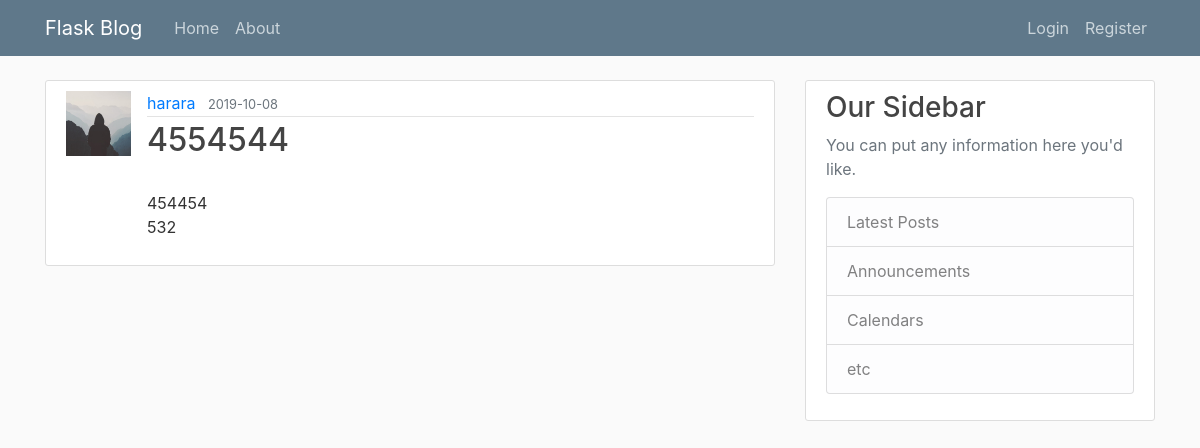
The page /post/18 on the database its author committed.
### flaskblogmy/models.py (models this page shows, shortened)
class User(db.Model, UserMixin): # db.Model lets know this is a table. 4 methods expected in loginManager - is_authenticated, is_active, is_anonymous, get_id - instead class from extention UserMixin
    id = db.Column(db.Integer, primary_key = True) # - primary key = "unique id for user"
    username = db.Column(db.String(20), unique = True, nullable = False)
    email = db.Column(db.String(120), unique = True, nullable = False)
    image_file = db.Column(db.String(20), nullable = False, default = 'default.jpg')
    password = db.Column(db.String(60), nullable = False)
    posts = db.relationship('Post', backref = 'author', lazy = True) # Cant be seen in SQL file 1 - relation to post model, 2 - get author from post, 3 - ability to get all post by user

class Post(db.Model):
    id = db.Column(db.Integer, primary_key = True)
    title = db.Column(db.String(100), nullable = False)
    date_posted = db.Column(db.DateTime, nullable = False, default = datetime.utcnow) #not utcnow() - need to import as a function
    content = db.Column(db.Text, nullable = False)
    user_id = db.Column(db.Integer, db.ForeignKey('user.id'), nullable = False) # lower case u! for table.column name, not class

### flaskblogmy/posts/routes.py (the view)
@posts.route('/post/<int:post_id>') # int is expected
def post(post_id): # post_id set in url_for when clicked on a link
    post = Post.query.get_or_404(post_id) # instead of get(),  gives 404 if doesnt exist
    return render_template('post.html', title=post.title, post=post)

### flaskblogmy/templates/post.html (shortened to what this page needs)
{% extends "layout.html" %}
{% block content %}
    <article class="media content-section">
      <img class="rouded-circle article-img" src = "{{ url_for('static',filename = 'profile_pics/' + post.author.image_file) }}">
      <div class="media-body">
        <div class="article-metadata">
          <a class="mr-2" href="{{ url_for('users.user_posts', username=post.author.username) }}">{{ post.author.username }}</a>
          <small class="text-muted">{{ post.date_posted.strftime('%Y-%m-%d') }}</small>
        </div>
        <h2 class="article-title">{{ post.title }}</h2>
        <p class="article-content">{{ post.content }}</p>
      </div>
    </article>
{% endblock content %}

### flaskblogmy/static/main.css (style rules this page uses)
body { background: #fafafa; color: #333333; margin-top: 5rem; }
h1, h2, h3, h4, h5, h6 { color: #444444; }
.content-section { background: #ffffff; padding: 10px 20px; border: 1px solid #dddddd; border-radius: 3px; margin-bottom: 20px; }
.article-title { color: #444444; }
.article-content { white-space: pre-line; }
.article-img { height: 65px; width: 65px; margin-right: 16px; }
.article-metadata { padding-bottom: 1px; margin-bottom: 4px; border-bottom: 1px solid #e3e3e3 }

### rows shown on the page
User: image_file (placeholder picture), author.username "harara"
Post: date_posted "2019-10-08", title "4554544", content "454454 532"
